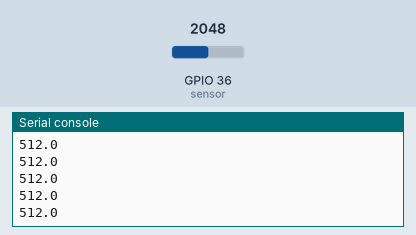
Bench run of a program on a simulated ESP32 board running MicroPython. Shown: the last lines printed to the serial console. The test bench sets the inputs (shaded band); at power-on: GPIO 36 (sensor) = 2048 (analog values on the 0–4095 scale).

Above: at 1.2 s.
1.3 s: GPIO 36 (sensor) set to 2866
At 1.32 s:
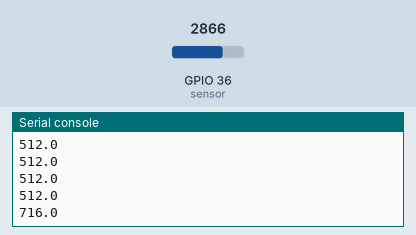
2.8 s: GPIO 36 (sensor) set to 3603
At 2.83 s:
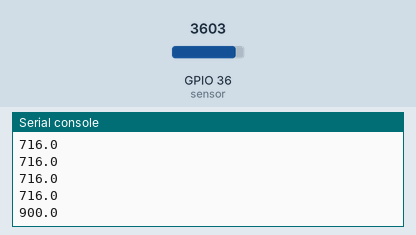
Timing chart, 0 to 5.8 s (numbered marks = the images above; inputs shaded):
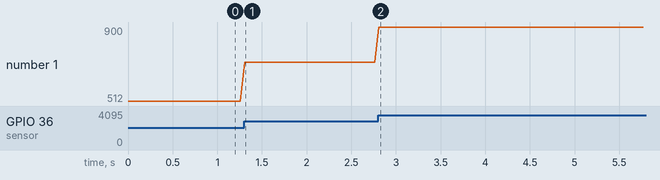

The program:

adcsencillo.py
```python
from machine import Pin, ADC
import utime


sensor = ADC(Pin(36))
sensor.width(ADC.WIDTH_10BIT)

while True:

    lectura =  float(sensor.read())
    print(lectura)
    utime.sleep_ms(50)
    
```

Measured:
- after the input at 1.3 s, the serial console: prints a new line at once (image 1)
- after the input at 2.8 s, the serial console: prints a new line at once (image 2)
- plotted number 1: 512 → 716 after the input at 1.3 s, 716 → 900 after the input at 2.8 s
